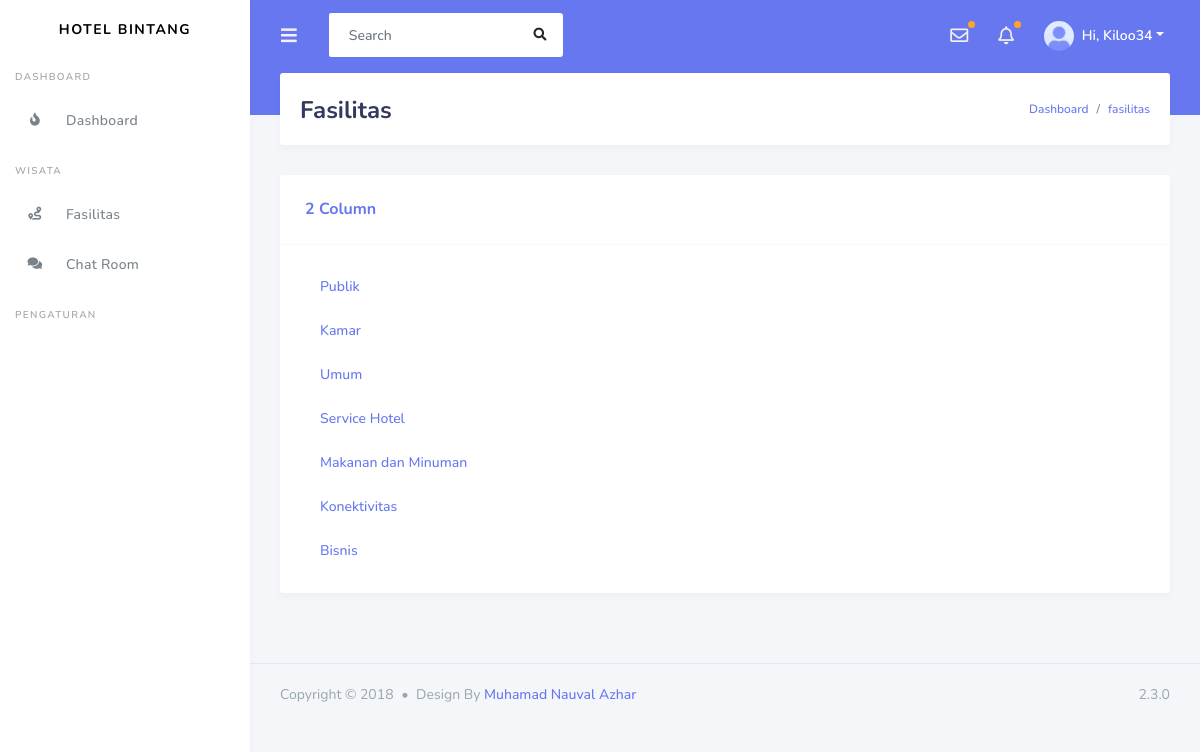
/fasilitas/ (signed in), run on the app's committed database.
### hotel/models.py (models this page shows, shortened)
class Kategori(models.Model):
    nama = models.CharField(max_length=50)

### hotel/views.py (the view)
# urls.py: path('fasilitas/', views.fasilitas, name='fasilitas'),
@login_required
def fasilitas(request):
    kategori = Kategori.objects.all()
    fasilitas = Fasilitas.objects.all()
    konteks = {
        'title': 'fasilitas',
        'subtitle': '',
        'active': 'fasilitas',
        'kategori': kategori,
        'fasilitas': fasilitas
    }
    return render(request, 'user/fasilitas.html', konteks)

### hotel/templates/user/fasilitas.html (shortened to what this page needs)
{% extends 'basic.html' %}
{% block content %}
<div class="row">
    <div class="col-12">
        <div class="card">
            <div class="card-header">
                <h4>2 Column</h4>
            </div>
            <div class="card-body">
                <div class="row">
                    <div class="col-12 col-sm-12 col-md-3">
                        <ul class="nav nav-pills flex-column" id="myTab4" role="tablist">
                            {% for k in kategori %}
                            <li class="nav-item">
                                <a class="nav-link" id="{{ k.nama|lower }}-tab4" data-toggle="tab" href="#{{ k.nama|lower }}" role="tab" aria-controls="{{ k.nama|lower }}" aria-selected="true">{{ k.nama }}</a>
                            </li>
                            {% endfor %}
                        </ul>
                    </div>
                    <div class="col-12 col-sm-12 col-md-9">
                    </div>
                </div>
            </div>
        </div>
    </div>
</div>
{% endblock %}

### templates/basic.html (shortened to what this page needs)
{% load static %}
<!DOCTYPE html>
<html lang="en">
<head>
  <link rel="stylesheet" href="https://stackpath.bootstrapcdn.com/bootstrap/4.3.1/css/bootstrap.min.css">
  <link rel="stylesheet" href="https://use.fontawesome.com/releases/v5.7.2/css/all.css">
  <link rel="stylesheet" href="{% static 'css/style.css' %}">
  <link rel="stylesheet" href="{% static 'css/components.css' %}">
</head>
<body>
  <div id="app">
    <div class="main-wrapper">
      {% include "components/navbar.html" %}
      {% include "components/sidebar.html" %}
      <div class="main-content">
        <section class="section">
          {% include "components/header.html" %}
          <div class="section-body">
            {% block content %}
            {% endblock %}
          </div>
        </section>
      </div>
      {% include "components/footer.html" %}
    </div>
  </div>
</body>
</html>

### templates/components/navbar.html (shortened to what this page needs)
{% load static %}
<div class="navbar-bg"></div>
  <nav class="navbar navbar-expand-lg main-navbar">
    <form class="form-inline mr-auto">
      <ul class="navbar-nav mr-3">
        <li><a href="#" data-toggle="sidebar" class="nav-link nav-link-lg"><i class="fas fa-bars"></i></a></li>
      </ul>
      <div class="search-element">
        <input class="form-control" type="search" placeholder="Search" aria-label="Search" data-width="250">
        <button class="btn" type="submit"><i class="fas fa-search"></i></button>
      </div>
    </form>
    <ul class="navbar-nav navbar-right">
      <li class="dropdown dropdown-list-toggle"><a href="#" data-toggle="dropdown" class="nav-link nav-link-lg message-toggle beep"><i class="far fa-envelope"></i></a>
      </li>
      <li class="dropdown dropdown-list-toggle"><a href="#" data-toggle="dropdown" class="nav-link notification-toggle nav-link-lg beep"><i class="far fa-bell"></i></a>
      </li>
      <li class="dropdown"><a href="#" data-toggle="dropdown" class="nav-link dropdown-toggle nav-link-lg nav-link-user">
        <img alt="image" src="{% static 'img/avatar/avatar-1.png' %}" class="rounded-circle mr-1">
        <div class="d-sm-none d-lg-inline-block">Hi, {{ user.username | title }}</div></a>
      </li>
    </ul>
  </nav>

### templates/components/sidebar.html (shortened to what this page needs)
<div class="main-sidebar">
  <aside id="sidebar-wrapper">
    <div class="sidebar-brand">
      <a href="index.html">Hotel Bintang</a>
    </div>
    <ul class="sidebar-menu">
      <li class="menu-header">Dashboard</li>
        <li class="{% if active == 'index' %} active {% endif %}">
          <a class="nav-link" href="{% url 'dashboard' %}">
            <i class="fas fa-fire"></i>
            <span>Dashboard</span>
          </a>
        </li>
        <li class="menu-header">Wisata</li>
        <li class="{% if active == 'wisata' %} active {% endif %}">
          <a class="nav-link" href="{% url 'fasilitas' %}">
            <i class="fas fa-route"></i>
            <span>Fasilitas</span>
          </a>
        </li>
        <li class="{% if active == 'chat' %} active {% endif %}">
          <a class="nav-link" href="{% url 'chat' %}">
            <i class="fas fa-comments"></i>
            <span>Chat Room</span>
          </a>
        </li>
        <li class="menu-header">Pengaturan</li>
      </ul>
  </aside>
</div>

### templates/components/header.html (shortened to what this page needs)
<div class="section-header">
    <h1>{{ title | title }}</h1>
    <div class="section-header-breadcrumb">
        <div class="breadcrumb-item active"><a href="#">Dashboard</a></div>
        <div class="breadcrumb-item active"><a href="#">{{ title }}</a></div>
    </div>
  </div>

### templates/components/footer.html
<footer class="main-footer">
    <div class="footer-left">
      Copyright &copy; 2018 <div class="bullet"></div> Design By <a href="https://nauval.in/">Muhamad Nauval Azhar</a>
    </div>
    <div class="footer-right">
      2.3.0
    </div>
  </footer>

### data on the page
Kategori: nama "Publik"
Kategori: nama "Kamar"
Kategori: nama "Umum"
Kategori: nama "Service Hotel"
Kategori: nama "Makanan dan Minuman"
Kategori: nama "Konektivitas"
Kategori: nama "Bisnis"

### other printed values
{{ user.username | title }} "Kiloo34"
{{ title | title }} "Fasilitas"
{{ title }} "fasilitas"
